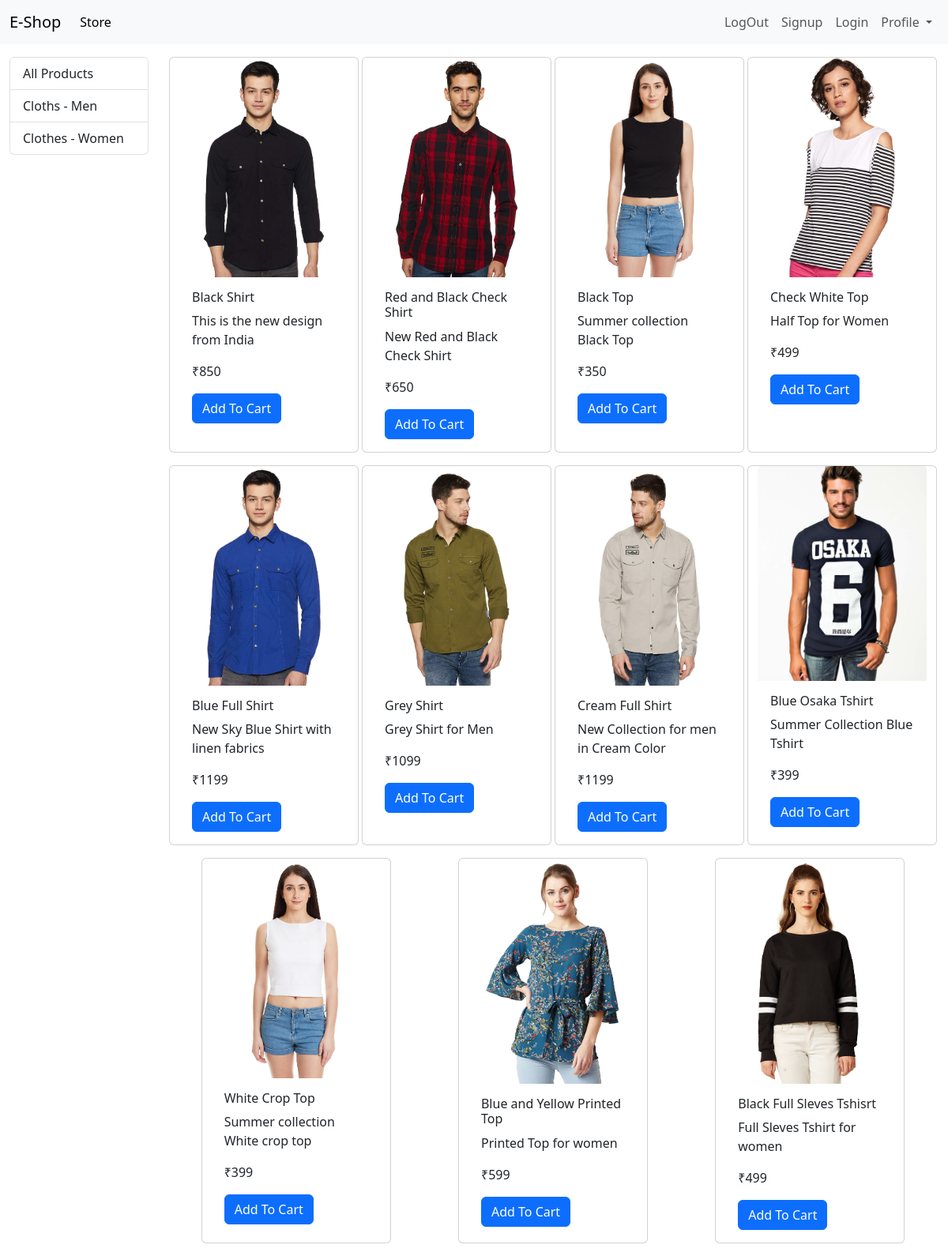
The page / on the database its author committed.
### store/models/category.py (models this page shows, shortened)
class Category(models.Model):
    name=models.CharField(max_length=20)
    @staticmethod
    def get_all_categories():
        return Category.objects.all()

### store/models/product.py (models this page shows, shortened)
class Product(models.Model):
    product_name = models.CharField(max_length=50)
    product_price = models.IntegerField(default=0)
    category = models.ForeignKey(Category,on_delete=models.CASCADE,default=1)
    product_image = models.ImageField(upload_to='Uploads/products/')
    product_description = models.CharField(max_length=200,default='',null=True,blank=True)
    @staticmethod
    def get_all_products():
        return Product.objects.all()

### store/views.py (the view)
# urls.py: path('',index,name='homepage'),
def index(request):
    products=None
    categories=Category.get_all_categories()
    categoryId=request.GET.get('category')
    if categoryId:
        products=Product.get_all_product_by_categoryid(categoryId)
    else:
        products=Product.get_all_products()
    data={}
    data['products']=products
    data['categories']=categories
    return render(request,'index.html',data)

### store/templates/index.html
 {% extends 'base.html' %}
  {%block content%}
  <div class='container-fluid mt-3'>
    <div class='row'>
      <div class="col-lg-2 mx-auto">
        <div class="list-group">
          <a href="/" class="list-group-item list-group-item-action">All Products</a>
          {% for category in categories %}
          <a href="/?category={{category.id}}" class="list-group-item list-group-item-action">{{category.name}}</a>
          {% endfor %}
        </div>
      </div>
      <div id='products' class='col-lg-10 mx-auto'>
        <div class="row mx-auto">
          {% for prod in products %}
          <div class="card mx-auto mb-3" style="width: 15rem">
            <img
              src="{{prod.product_image.url}}"
              class="card-img-top"
              alt="..."
            />
            <div class="card-body">
              <h6 class="card-title">{{prod.product_name}}</h6>
              <p class="card-text">{{prod.product_description}}</p>
              <p>₹{{prod.product_price}}</p>
              <a href="#" class="btn btn-primary">Add To Cart</a>
            </div>
          </div>
          {% endfor %}
        </div>
      </div>
    </div>
  </div>
  {%endblock%}

### store/templates/base.html (shortened to what this page needs)
<!DOCTYPE html>
<html lang="en">
  <head>
    <link
      href="https://cdn.jsdelivr.net/npm/bootstrap@5.3.0-alpha3/dist/css/bootstrap.min.css"
      rel="stylesheet"
    />
  </head>
  <body>
    <nav class="navbar navbar-expand-lg bg-body-tertiary">
      <div class="container-fluid">
        <a class="navbar-brand" href="#">E-Shop</a>
        <div class="collapse navbar-collapse" id="navbarSupportedContent">
          <ul class="navbar-nav me-auto mb-2 mb-lg-0">
            <li class="nav-item">
              <a class="nav-link active" aria-current="page" href="#">Store</a>
            </li>
          </ul>
          <ul class="navbar-nav my-2 my-lg-0">
            <li class="nav-item">
              <a class="nav-link" aria-current="page" href="#">LogOut</a>
            </li>
            <li class="nav-item">
              <a class="nav-link" aria-current="page" href="/signup">Signup</a>
            </li>
            <li class="nav-item">
              <a class="nav-link" aria-current="page" href="#">Login</a>
            </li>
            <li class="nav-item dropdown">
              <a
                class="nav-link dropdown-toggle"
                href="#"
                role="button"
                data-bs-toggle="dropdown"
                aria-expanded="false"
              >
                Profile
              </a>
            </li>
          </ul>
        </div>
      </div>
    </nav>
    {% block content %} {% endblock %}
  </body>
</html>

### rows shown on the page
Category: name "Cloths - Men"
Category: name "Clothes - Women"
Product: product_image (picture), product_name "Black Shirt", product_description "This is the new design from India", product_price "850"
Product: product_image (picture), product_name "Red and Black Check Shirt", product_description "New Red and Black Check Shirt", product_price "650"
Product: product_image (picture), product_name "Black Top", product_description "Summer collection Black Top", product_price "350"
Product: product_image (picture), product_name "Check White Top", product_description "Half Top for Women", product_price "499"
Product: product_image (picture), product_name "Blue Full Shirt", product_description "New Sky Blue Shirt with linen fabrics", product_price "1199"
Product: product_image (picture), product_name "Grey Shirt", product_description "Grey Shirt for Men", product_price "1099"
Product: product_image (picture), product_name "Cream Full Shirt", product_description "New Collection for men in Cream Color", product_price "1199"
Product: product_image (picture), product_name "Blue Osaka Tshirt", product_description "Summer Collection Blue Tshirt", product_price "399"
Product: product_image (picture), product_name "White Crop Top", product_description "Summer collection White crop top", product_price "399"
Product: product_image (picture), product_name "Blue and Yellow Printed Top", product_description "Printed Top for women", product_price "599"
Product: product_image (picture), product_name "Black Full Sleves Tshisrt", product_description "Full Sleves Tshirt for women", product_price "499"
